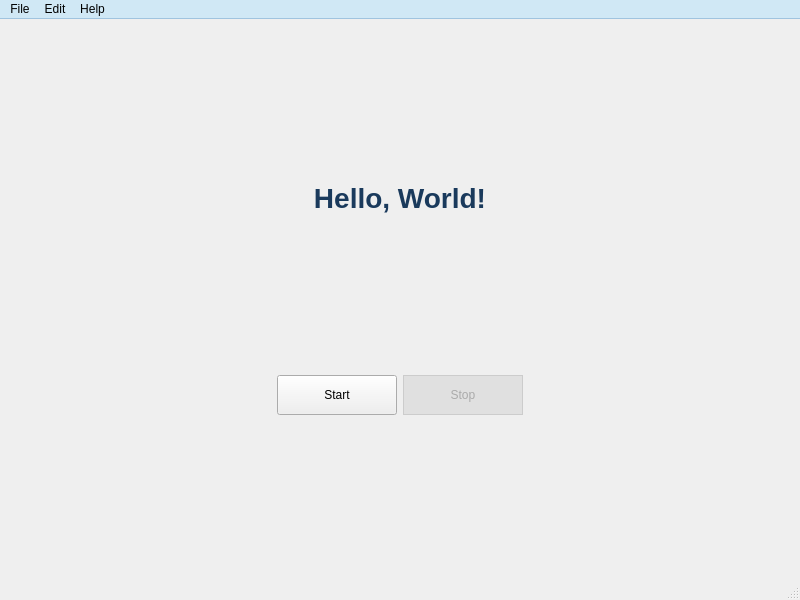
<?xml version="1.0" encoding="UTF-8"?>
<ui version="4.0">
 <class>MainWindow</class>
 <widget class="QMainWindow" name="MainWindow">
  <property name="geometry">
   <rect>
    <x>0</x>
    <y>0</y>
    <width>800</width>
    <height>600</height>
   </rect>
  </property>
  <property name="windowTitle">
   <string>Simple</string>
  </property>
  <property name="windowIcon">
   <iconset resource="../resources/resources.qrc">
    <normaloff>:/icons/app.svg</normaloff>
    <normalon>:/icons/app.svg</normalon>
   </iconset>
  </property>
  <widget class="QWidget" name="centralwidget">
   <property name="styleSheet">
    <string notr="true">QWidget#centralwidget {
    background-image: url(:/images/bg_gradient.svg);
    background-repeat: no-repeat;
    background-position: center;
}
QPushButton:disabled {
    color: #aaaaaa;
    background-color: #e0e0e0;
    border: 1px solid #cccccc;
}</string>
   </property>
   <layout class="QVBoxLayout" name="verticalLayout">
    <item>
     <spacer name="topSpacer">
      <property name="orientation">
       <enum>Qt::Orientation::Vertical</enum>
      </property>
      <property name="sizeHint" stdset="0">
       <size>
        <width>20</width>
        <height>40</height>
       </size>
      </property>
     </spacer>
    </item>
    <item>
     <widget class="QLabel" name="greetingLabel">
      <property name="text">
       <string>Hello, World!</string>
      </property>
      <property name="alignment">
       <set>Qt::AlignmentFlag::AlignCenter</set>
      </property>
      <property name="styleSheet">
       <string notr="true">font-size: 28px; font-weight: bold; color: #1a3a5c;</string>
      </property>
     </widget>
    </item>
    <item>
     <spacer name="midSpacer">
      <property name="orientation">
       <enum>Qt::Orientation::Vertical</enum>
      </property>
      <property name="sizeHint" stdset="0">
       <size>
        <width>20</width>
        <height>40</height>
       </size>
      </property>
     </spacer>
    </item>
    <item>
     <layout class="QHBoxLayout" name="buttonLayout">
      <item>
       <spacer name="leftSpacer">
        <property name="orientation">
         <enum>Qt::Orientation::Horizontal</enum>
        </property>
        <property name="sizeHint" stdset="0">
         <size>
          <width>40</width>
          <height>20</height>
         </size>
        </property>
       </spacer>
      </item>
      <item>
       <widget class="QPushButton" name="startButton">
        <property name="text">
         <string>Start</string>
        </property>
        <property name="icon">
         <iconset resource="../resources/resources.qrc">
          <normaloff>:/icons/start.svg</normaloff>
          <normalon>:/icons/start.svg</normalon>
         </iconset>
        </property>
        <property name="iconSize">
         <size>
          <width>24</width>
          <height>24</height>
         </size>
        </property>
        <property name="minimumSize">
         <size>
          <width>120</width>
          <height>40</height>
         </size>
        </property>
       </widget>
      </item>
      <item>
       <widget class="QPushButton" name="stopButton">
        <property name="text">
         <string>Stop</string>
        </property>
        <property name="icon">
         <iconset resource="../resources/resources.qrc">
          <normaloff>:/icons/stop.svg</normaloff>
          <normalon>:/icons/stop.svg</normalon>
         </iconset>
        </property>
        <property name="iconSize">
         <size>
          <width>24</width>
          <height>24</height>
         </size>
        </property>
        <property name="minimumSize">
         <size>
          <width>120</width>
          <height>40</height>
         </size>
        </property>
        <property name="enabled">
         <bool>false</bool>
        </property>
       </widget>
      </item>
      <item>
       <spacer name="rightSpacer">
        <property name="orientation">
         <enum>Qt::Orientation::Horizontal</enum>
        </property>
        <property name="sizeHint" stdset="0">
         <size>
          <width>40</width>
          <height>20</height>
         </size>
        </property>
       </spacer>
      </item>
     </layout>
    </item>
    <item>
     <spacer name="bottomSpacer">
      <property name="orientation">
       <enum>Qt::Orientation::Vertical</enum>
      </property>
      <property name="sizeHint" stdset="0">
       <size>
        <width>20</width>
        <height>40</height>
       </size>
      </property>
     </spacer>
    </item>
   </layout>
  </widget>
  <widget class="QMenuBar" name="menubar">
   <property name="geometry">
    <rect>
     <x>0</x>
     <y>0</y>
     <width>800</width>
     <height>24</height>
    </rect>
   </property>
   <property name="styleSheet">
    <string notr="true">QMenuBar { background-color: #d0e8f5; border-bottom: 1px solid #a0c4df; }</string>
   </property>
   <widget class="QMenu" name="menuFile">
    <property name="title">
     <string>File</string>
    </property>
    <addaction name="actionNew"/>
    <addaction name="actionOpen"/>
    <addaction name="actionSave"/>
    <addaction name="separator"/>
    <addaction name="actionExit"/>
   </widget>
   <widget class="QMenu" name="menuEdit">
    <property name="title">
     <string>Edit</string>
    </property>
    <addaction name="actionUndo"/>
    <addaction name="actionRedo"/>
    <addaction name="separator"/>
    <addaction name="actionCut"/>
    <addaction name="actionCopy"/>
    <addaction name="actionPaste"/>
   </widget>
   <widget class="QMenu" name="menuHelp">
    <property name="title">
     <string>Help</string>
    </property>
    <addaction name="actionAbout"/>
   </widget>
   <addaction name="menuFile"/>
   <addaction name="menuEdit"/>
   <addaction name="menuHelp"/>
  </widget>
  <widget class="QStatusBar" name="statusbar"/>
  <action name="actionNew">
   <property name="icon">
    <iconset resource="../resources/resources.qrc">
     <normaloff>:/icons/new.svg</normaloff>
     <normalon>:/icons/new.svg</normalon>
    </iconset>
   </property>
   <property name="text">
    <string>New</string>
   </property>
   <property name="shortcut">
    <string>Ctrl+N</string>
   </property>
  </action>
  <action name="actionOpen">
   <property name="icon">
    <iconset resource="../resources/resources.qrc">
     <normaloff>:/icons/open.svg</normaloff>
     <normalon>:/icons/open.svg</normalon>
    </iconset>
   </property>
   <property name="text">
    <string>Open...</string>
   </property>
   <property name="shortcut">
    <string>Ctrl+O</string>
   </property>
  </action>
  <action name="actionSave">
   <property name="icon">
    <iconset resource="../resources/resources.qrc">
     <normaloff>:/icons/save.svg</normaloff>
     <normalon>:/icons/save.svg</normalon>
    </iconset>
   </property>
   <property name="text">
    <string>Save</string>
   </property>
   <property name="shortcut">
    <string>Ctrl+S</string>
   </property>
  </action>
  <action name="actionExit">
   <property name="icon">
    <iconset resource="../resources/resources.qrc">
     <normaloff>:/icons/exit.svg</normaloff>
     <normalon>:/icons/exit.svg</normalon>
    </iconset>
   </property>
   <property name="text">
    <string>Exit</string>
   </property>
   <property name="shortcut">
    <string>Ctrl+Q</string>
   </property>
  </action>
  <action name="actionUndo">
   <property name="icon">
    <iconset resource="../resources/resources.qrc">
     <normaloff>:/icons/undo.svg</normaloff>
     <normalon>:/icons/undo.svg</normalon>
    </iconset>
   </property>
   <property name="text">
    <string>Undo</string>
   </property>
   <property name="shortcut">
    <string>Ctrl+Z</string>
   </property>
  </action>
  <action name="actionRedo">
   <property name="icon">
    <iconset resource="../resources/resources.qrc">
     <normaloff>:/icons/redo.svg</normaloff>
     <normalon>:/icons/redo.svg</normalon>
    </iconset>
   </property>
   <property name="text">
    <string>Redo</string>
   </property>
   <property name="shortcut">
    <string>Ctrl+Y</string>
   </property>
  </action>
  <action name="actionCut">
   <property name="icon">
    <iconset resource="../resources/resources.qrc">
     <normaloff>:/icons/cut.svg</normaloff>
     <normalon>:/icons/cut.svg</normalon>
    </iconset>
   </property>
   <property name="text">
    <string>Cut</string>
   </property>
   <property name="shortcut">
    <string>Ctrl+X</string>
   </property>
  </action>
  <action name="actionCopy">
   <property name="icon">
    <iconset resource="../resources/resources.qrc">
     <normaloff>:/icons/copy.svg</normaloff>
     <normalon>:/icons/copy.svg</normalon>
    </iconset>
   </property>
   <property name="text">
    <string>Copy</string>
   </property>
   <property name="shortcut">
    <string>Ctrl+C</string>
   </property>
  </action>
  <action name="actionPaste">
   <property name="icon">
    <iconset resource="../resources/resources.qrc">
     <normaloff>:/icons/paste.svg</normaloff>
     <normalon>:/icons/paste.svg</normalon>
    </iconset>
   </property>
   <property name="text">
    <string>Paste</string>
   </property>
   <property name="shortcut">
    <string>Ctrl+V</string>
   </property>
  </action>
  <action name="actionAbout">
   <property name="icon">
    <iconset resource="../resources/resources.qrc">
     <normaloff>:/icons/about.svg</normaloff>
     <normalon>:/icons/about.svg</normalon>
    </iconset>
   </property>
   <property name="text">
    <string>About</string>
   </property>
  </action>
 </widget>
 <resources>
  <include location="../resources/resources.qrc"/>
 </resources>
 <connections/>
</ui>
